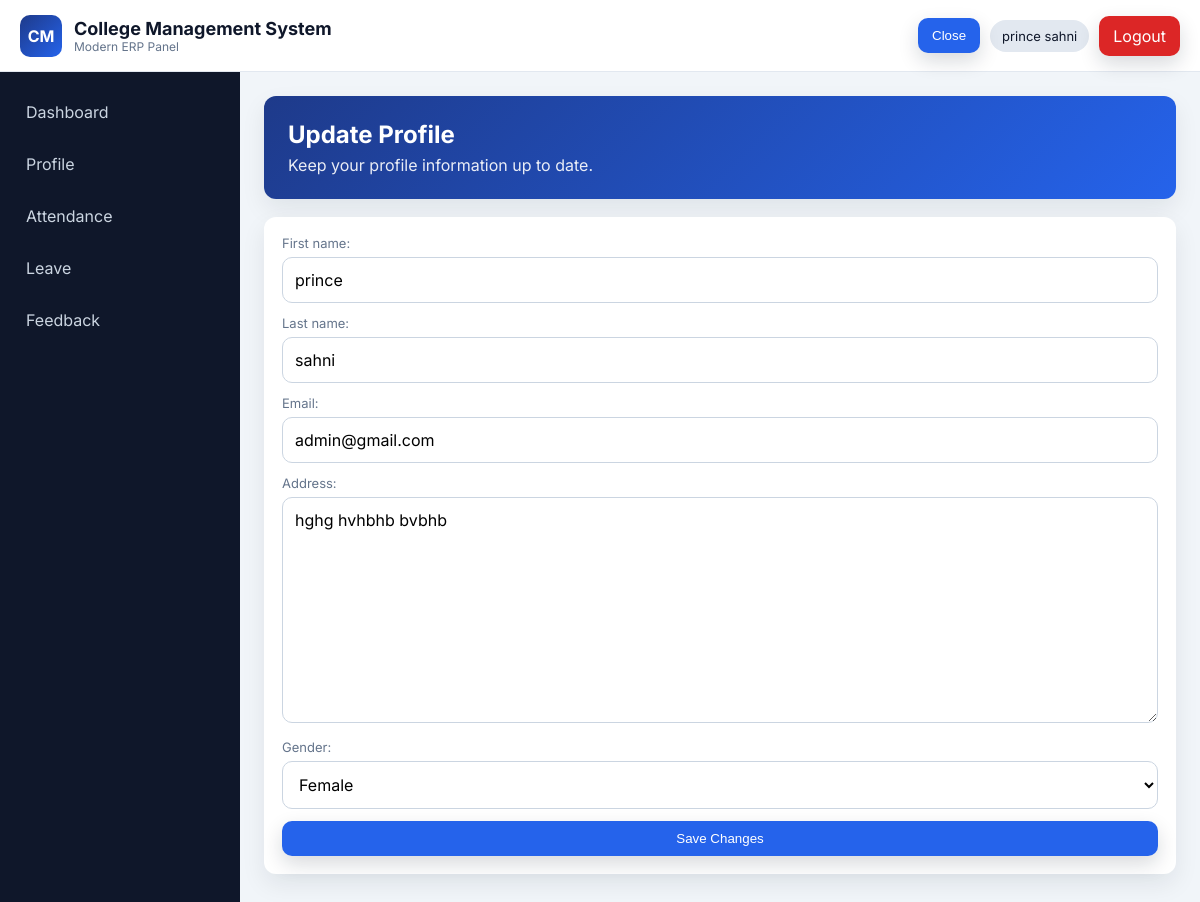
The page /staff/profile/update/ (signed in) on the database its author committed.
### student_management_app/models.py (models this page shows, shortened)
class CustomUser(AbstractUser):
    USER_TYPE_CHOICES = (
        ("HOD", "HOD"),
        ("STAFF", "STAFF"),
        ("STUDENT", "STUDENT"),
    )
    user_type = models.CharField(max_length=10, choices=USER_TYPE_CHOICES, default="HOD")

class Staff(models.Model):
    GENDER_CHOICES = (
        ("Male", "Male"),
        ("Female", "Female"),
    )
    user = models.OneToOneField(CustomUser, on_delete=models.CASCADE, related_name="staff_profile")
    address = models.TextField(blank=True)
    gender = models.CharField(max_length=10, choices=GENDER_CHOICES, blank=True)
    created_at = models.DateTimeField(auto_now_add=True)
    updated_at = models.DateTimeField(auto_now=True)

### student_management_app/views.py (the view)
# urls.py: path("staff/profile/update/", views.staff_profile_update, name="staff_profile_update"),
@staff_required
def staff_profile_update(request):
    staff_profile_obj = Staff.objects.filter(user=request.user).first()
    form = StaffProfileUpdateForm(
        request.POST or None,
        user=request.user,
        staff=staff_profile_obj,
    )
    if request.method == "POST" and form.is_valid():
        form.save()
        messages.success(request, "Profile updated successfully.")
        return redirect("staff_profile")
    return render(request, "staff_templates/profile_update.html", {"form": form})

### student_management_app/forms.py (shortened to what this page needs)
class StaffProfileUpdateForm(forms.Form):
    first_name = forms.CharField(max_length=150)
    last_name = forms.CharField(max_length=150)
    email = forms.EmailField()
    address = forms.CharField(widget=forms.Textarea, required=False)
    gender = forms.ChoiceField(choices=Staff.GENDER_CHOICES, required=False)
    def __init__(self, *args, user=None, staff=None, **kwargs):
        self.user = user
        self.staff = staff
        super().__init__(*args, **kwargs)
        if self.user and not self.is_bound:
            self.fields["first_name"].initial = self.user.first_name
            self.fields["last_name"].initial = self.user.last_name
            self.fields["email"].initial = self.user.email
            if self.staff:
                self.fields["address"].initial = self.staff.address
                self.fields["gender"].initial = self.staff.gender

### student_management_app/role_helpers.py (called while the page is built)
def dashboard_name_for_user(user):
    role = (getattr(user, "user_type", "") or "").strip().upper()
    dashboard_name = ROLE_DASHBOARD_MAP.get(role)
    if dashboard_name:
        return dashboard_name
    if getattr(user, "is_superuser", False):
        return "hod_dashboard"
    return None

def role_required(expected_dashboard_name):
    def decorator(view_func):
        @wraps(view_func)
        def _wrapped(request, *args, **kwargs):
            if not request.user.is_authenticated:
                return redirect("login_page")
            if dashboard_name_for_user(request.user) != expected_dashboard_name:
                return redirect("login_page")
            return view_func(request, *args, **kwargs)
        return _wrapped
    return decorator

### student_management_app/templates/staff_templates/profile_update.html (shortened to what this page needs)
{% extends 'base.html' %}
{% block content %}
<div class="page-header"><h2>Update Profile</h2><p>Keep your profile information up to date.</p></div>
<div class="card">
<form method="post" class="form-grid">
{% for field in form %}<div class="form-group">{{ field.label_tag }}{{ field }}</div>{% endfor %}
<button class="btn btn-primary" type="submit">Save Changes</button>
</form>
</div>
{% endblock %}

### templates/base.html (shortened to what this page needs)
{% load static %}
<!DOCTYPE html>
<html lang="en">
<head>
    <link rel="stylesheet" href="{% static 'css/style.css' %}">
</head>
<body>
    {% if request.user.is_authenticated %}
    <header class="topbar">
        <div class="topbar-left">
            <div class="logo">CM</div>
            <div>
                <h1>College Management System</h1>
                <p>Modern ERP Panel</p>
            </div>
        </div>
        <div class="topbar-right">
            <button class="menu-toggle btn btn-primary" id="menuToggle" type="button" aria-controls="sidebar" aria-expanded="false">Menu</button>
            <span class="user-chip">{{ request.user.get_full_name|default:request.user.username }}</span>
            <a class="btn btn-danger" href="{% url 'logout_user' %}">Logout</a>
        </div>
    </header>
    <aside class="sidebar" id="sidebar">
        <nav>
            {% if request.user.user_type == 'HOD' or request.user.is_superuser %}
                <a class="sidebar-link" href="{% url 'hod_dashboard' %}">Dashboard</a>
                <a class="sidebar-link" href="{% url 'list_staff' %}">Staff</a>
                <a class="sidebar-link" href="{% url 'hod_list_students' %}">Students</a>
                <a class="sidebar-link" href="{% url 'hod_list_courses' %}">Courses</a>
                <a class="sidebar-link" href="{% url 'hod_list_sessions' %}">Sessions</a>
                <a class="sidebar-link" href="{% url 'hod_list_subjects' %}">Subjects</a>
                <a class="sidebar-link" href="{% url 'admin_view_attendance' %}">Attendance</a>
                <a class="sidebar-link" href="{% url 'admin_student_leave_view' %}">Leave</a>
                <a class="sidebar-link" href="{% url 'hod_student_feedback_list' %}">Feedback</a>
            {% elif request.user.user_type == 'STAFF' %}
                <a class="sidebar-link" href="{% url 'staff_dashboard' %}">Dashboard</a>
                <a class="sidebar-link" href="{% url 'staff_profile' %}">Profile</a>
                <a class="sidebar-link" href="{% url 'staff_take_attendance' %}">Attendance</a>
                <a class="sidebar-link" href="{% url 'staff_apply_leave' %}">Leave</a>
                <a class="sidebar-link" href="{% url 'staff_feedback' %}">Feedback</a>
            {% endif %}
        </nav>
    </aside>
    {% endif %}
    <main class="{% if request.user.is_authenticated %}main-content{% else %}auth-wrapper{% endif %} fade-in">
        {% block content %}{% endblock %}
    </main>
</body>
</html>

### static/css/style.css (style rules this page uses)
:root { --primary: #1E3A8A; --secondary: #2563EB; --accent: #F59E0B; --sidebar: #0F172A; --bg: #F1F5F9; --card: #FFFFFF; --text: #0F172A; --muted: #64748B; --success: #16A34A; --danger: #DC2626; --warning: #F59E0B; --radius: 12px; --shadow: 0 10px 25px rgba(15, 23, 42, 0.08); }
* { box-sizing: border-box; }
body { margin: 0; font-family: 'Inter', sans-serif; color: var(--text); background: var(--bg); }
.topbar { position: fixed; top: 0; left: 0; right: 0; height: 72px; background: var(--card); border-bottom: 1px solid #e2e8f0; display: flex; align-items: center; justify-content: space-between; padding: 0 20px; z-index: 1000; }
.topbar-left { display: flex; gap: 12px; align-items: center; }
.logo { width: 42px; height: 42px; border-radius: 10px; background: linear-gradient(135deg, var(--primary), var(--secondary)); color: #fff; display: grid; place-items: center; font-weight: 700; }
.topbar h1 { margin: 0; font-size: 18px; }
.topbar p { margin: 0; color: var(--muted); font-size: 12px; }
.topbar-right { display: flex; gap: 10px; align-items: center; }
.user-chip { padding: 8px 12px; border-radius: 999px; background: #e2e8f0; font-size: 13px; }
.menu-toggle { display: inline-block; }
.sidebar { position: fixed; top: 72px; left: 0; width: 240px; bottom: 0; background: var(--sidebar); padding: 18px 12px; transition: transform 0.3s ease; overflow-y: auto; }
.sidebar nav { display: flex; flex-direction: column; gap: 8px; }
.sidebar-link { color: #cbd5e1; text-decoration: none; padding: 12px 14px; border-radius: 10px; transition: all 0.3s ease; }
.main-content { margin-top: 72px; margin-left: 240px; padding: 24px; }
.page-header { background: linear-gradient(135deg, var(--primary), var(--secondary)); color: #fff; border-radius: var(--radius); padding: 24px; box-shadow: var(--shadow); margin-bottom: 18px; }
.page-header h2 { margin: 0 0 6px; }
.page-header p { margin: 0; opacity: 0.9; }
.card { background: var(--card); border-radius: var(--radius); box-shadow: var(--shadow); padding: 18px; margin-bottom: 16px; }
.form-grid { display: grid; gap: 12px; }
.form-group { position: relative; }
.form-group label { font-size: 13px; color: var(--muted); display: block; margin-bottom: 6px; }
input, select, textarea { width: 100%; padding: 12px 12px; border: 1px solid #cbd5e1; border-radius: 10px; background: #fff; font: inherit; transition: all 0.3s ease; }
.btn { position: relative; overflow: hidden; display: inline-flex; align-items: center; justify-content: center; gap: 6px; border: 0; text-decoration: none; color: #fff; padding: 10px 14px; border-radius: 10px; cursor: pointer; transition: all 0.3s ease; box-shadow: 0 8px 20px rgba(15, 23, 42, 0.16); }
.btn-primary { background: var(--secondary); }
.btn-danger { background: var(--danger); }
.fade-in { animation: fadeIn 0.4s ease; }

### rows shown on the page
CustomUser: user.get_full_name "prince sahni", form "prince" "sahni" "admin@gmail.com"
Staff: form "hghg hvhbhb bvbhb" "Female"

### other values the page prints
{{ field.label_tag }} "First name:" "Last name:" "Email:" "Address:" "Gender:"
